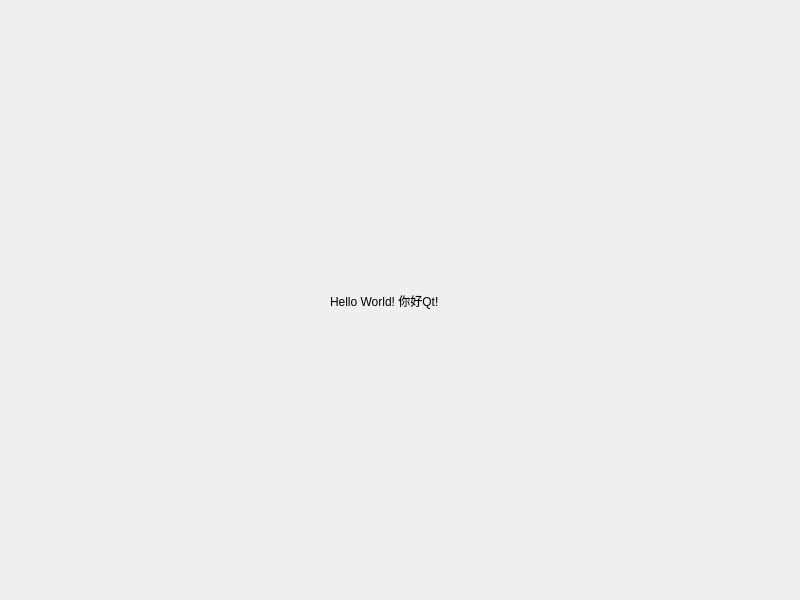
<?xml version="1.0" encoding="UTF-8"?>
<ui version="4.0">
 <class>HelloDialog</class>
 <widget class="QDialog" name="HelloDialog">
  <property name="geometry">
   <rect>
    <x>0</x>
    <y>0</y>
    <width>800</width>
    <height>600</height>
   </rect>
  </property>
  <property name="windowTitle">
   <string>2-1: HelloDialog</string>
  </property>
  <widget class="QLabel" name="label">
   <property name="geometry">
    <rect>
     <x>330</x>
     <y>290</y>
     <width>151</width>
     <height>22</height>
    </rect>
   </property>
   <property name="layoutDirection">
    <enum>Qt::LeftToRight</enum>
   </property>
   <property name="text">
    <string>Hello World! 你好Qt!</string>
   </property>
  </widget>
 </widget>
 <resources/>
 <connections/>
</ui>
